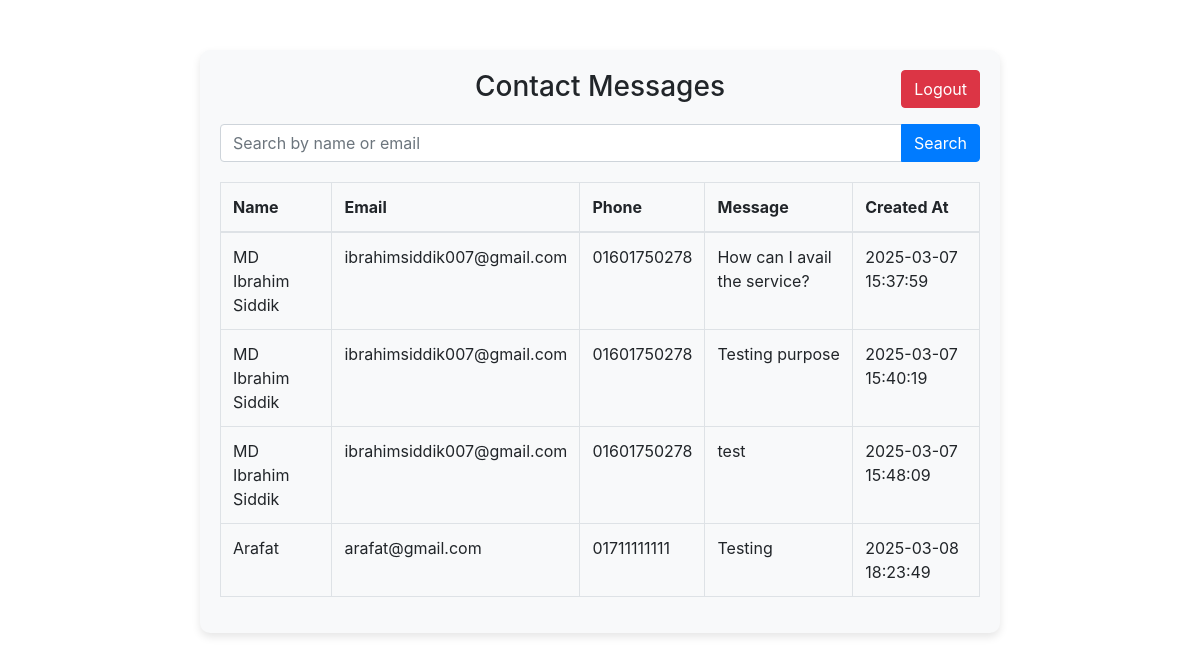
Page /admin_contacts.php (signed in) on the committed database.
### tables this page shows
CREATE TABLE `contacts` (
  `id` int(11) NOT NULL,
  `name` varchar(255) NOT NULL,
  `email` varchar(255) NOT NULL,
  `phone` varchar(20) NOT NULL,
  `message` text NOT NULL,
  `created_at` timestamp NOT NULL DEFAULT current_timestamp()
);

### admin_contacts.php (the view, shortened to what this page needs)
<?php
include 'db.php';
$search = '';
$query = "SELECT name, email, phone, message, created_at FROM contacts WHERE name LIKE ? OR email LIKE ?";
$stmt = $conn1->prepare($query);
$search_param = '%' . $search . '%';
$stmt->bind_param("ss", $search_param, $search_param);
$stmt->execute();
$result = $stmt->get_result();
?>
<!DOCTYPE html>
<html lang="en">
<head>
    <link href="https://stackpath.bootstrapcdn.com/bootstrap/4.5.2/css/bootstrap.min.css" rel="stylesheet">
</head>
<body>
    <div class="container">
        <div class="dashboard-container">
            <a href="admin_dashboard.php?logout=true" class="btn btn-danger logout-link">Logout</a>
            <h3 class="text-center">Contact Messages</h3>
            <form class="search-form" method="GET" action="admin_contacts.php">
                <div class="input-group">
                    <input type="text" class="form-control" name="search" placeholder="Search by name or email" value="<?php echo htmlspecialchars($search); ?>">
                    <div class="input-group-append">
                        <button class="btn btn-primary" type="submit">Search</button>
                    </div>
                </div>
            </form>
            <table class="table table-bordered">
                <thead>
                    <tr>
                        <th>Name</th>
                        <th>Email</th>
                        <th>Phone</th>
                        <th>Message</th>
                        <th>Created At</th>
                    </tr>
                </thead>
                <tbody>
                    <?php while ($row = $result->fetch_assoc()): ?>
                        <tr>
                            <td><?php echo htmlspecialchars($row['name']); ?></td>
                            <td><?php echo htmlspecialchars($row['email']); ?></td>
                            <td><?php echo htmlspecialchars($row['phone']); ?></td>
                            <td><?php echo htmlspecialchars($row['message']); ?></td>
                            <td><?php echo htmlspecialchars($row['created_at']); ?></td>
                        </tr>
                    <?php endwhile; ?>
                </tbody>
            </table>
        </div>
    </div>
</body>
</html>

### admin_contacts.php (style rules this page uses)
.dashboard-container { max-width: 800px; margin: 50px auto; padding: 20px; background: #f8f9fa; border-radius: 10px; box-shadow: 0 4px 8px rgba(0, 0, 0, 0.1); position: relative; }
.dashboard-container h3 { margin-bottom: 20px; }
.logout-link { position: absolute; top: 20px; right: 20px; }
.search-form { margin-bottom: 20px; }

### rows in the picture
contacts: name "MD Ibrahim Siddik", email "ibrahimsiddik007@gmail.com", phone "01601750278", message "How can I avail the service?", created_at "2025-03-07 15:37:59"
contacts: name "MD Ibrahim Siddik", email "ibrahimsiddik007@gmail.com", phone "01601750278", message "Testing purpose", created_at "2025-03-07 15:40:19"
contacts: name "MD Ibrahim Siddik", email "ibrahimsiddik007@gmail.com", phone "01601750278", message "test", created_at "2025-03-07 15:48:09"
contacts: name "Arafat", email "arafat@gmail.com", phone "01711111111", message "Testing", created_at "2025-03-08 18:23:49"
